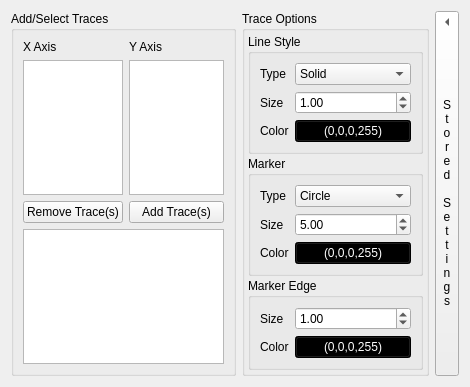
<?xml version="1.0" encoding="UTF-8"?>
<ui version="4.0">
 <class>ScatterPlotTraces</class>
 <widget class="QWidget" name="ScatterPlotTraces">
  <property name="geometry">
   <rect>
    <x>0</x>
    <y>0</y>
    <width>469</width>
    <height>360</height>
   </rect>
  </property>
  <property name="windowTitle">
   <string>Form</string>
  </property>
  <layout class="QHBoxLayout" name="horizontalLayout">
   <item>
    <widget class="QGroupBox" name="tracesGroupBox">
     <property name="sizePolicy">
      <sizepolicy hsizetype="Minimum" vsizetype="Expanding">
       <horstretch>0</horstretch>
       <verstretch>0</verstretch>
      </sizepolicy>
     </property>
     <property name="minimumSize">
      <size>
       <width>225</width>
       <height>0</height>
      </size>
     </property>
     <property name="maximumSize">
      <size>
       <width>16777215</width>
       <height>16777215</height>
      </size>
     </property>
     <property name="baseSize">
      <size>
       <width>100</width>
       <height>0</height>
      </size>
     </property>
     <property name="title">
      <string>Add/Select Traces</string>
     </property>
     <layout class="QGridLayout" name="gridLayout_6">
      <item row="0" column="0">
       <widget class="QLabel" name="xAxisLabel">
        <property name="sizePolicy">
         <sizepolicy hsizetype="Maximum" vsizetype="Preferred">
          <horstretch>0</horstretch>
          <verstretch>0</verstretch>
         </sizepolicy>
        </property>
        <property name="minimumSize">
         <size>
          <width>100</width>
          <height>0</height>
         </size>
        </property>
        <property name="text">
         <string>X Axis</string>
        </property>
       </widget>
      </item>
      <item row="1" column="0">
       <widget class="QListView" name="xAxisListView">
        <property name="sizePolicy">
         <sizepolicy hsizetype="Preferred" vsizetype="Preferred">
          <horstretch>0</horstretch>
          <verstretch>0</verstretch>
         </sizepolicy>
        </property>
        <property name="minimumSize">
         <size>
          <width>0</width>
          <height>0</height>
         </size>
        </property>
        <property name="horizontalScrollBarPolicy">
         <enum>Qt::ScrollBarAsNeeded</enum>
        </property>
        <property name="textElideMode">
         <enum>Qt::ElideRight</enum>
        </property>
       </widget>
      </item>
      <item row="1" column="1">
       <widget class="QListView" name="yAxisListView">
        <property name="sizePolicy">
         <sizepolicy hsizetype="Preferred" vsizetype="Preferred">
          <horstretch>0</horstretch>
          <verstretch>0</verstretch>
         </sizepolicy>
        </property>
        <property name="minimumSize">
         <size>
          <width>0</width>
          <height>0</height>
         </size>
        </property>
        <property name="editTriggers">
         <set>QAbstractItemView::NoEditTriggers</set>
        </property>
        <property name="selectionMode">
         <enum>QAbstractItemView::ExtendedSelection</enum>
        </property>
        <property name="selectionBehavior">
         <enum>QAbstractItemView::SelectItems</enum>
        </property>
       </widget>
      </item>
      <item row="3" column="0" colspan="2">
       <widget class="QTableView" name="traceTableView">
        <property name="sizePolicy">
         <sizepolicy hsizetype="Preferred" vsizetype="Preferred">
          <horstretch>0</horstretch>
          <verstretch>0</verstretch>
         </sizepolicy>
        </property>
        <property name="minimumSize">
         <size>
          <width>0</width>
          <height>0</height>
         </size>
        </property>
        <property name="contextMenuPolicy">
         <enum>Qt::CustomContextMenu</enum>
        </property>
        <property name="editTriggers">
         <set>QAbstractItemView::DoubleClicked</set>
        </property>
        <property name="alternatingRowColors">
         <bool>false</bool>
        </property>
        <property name="selectionMode">
         <enum>QAbstractItemView::ExtendedSelection</enum>
        </property>
        <property name="selectionBehavior">
         <enum>QAbstractItemView::SelectRows</enum>
        </property>
        <property name="textElideMode">
         <enum>Qt::ElideRight</enum>
        </property>
        <property name="sortingEnabled">
         <bool>true</bool>
        </property>
        <attribute name="horizontalHeaderDefaultSectionSize">
         <number>75</number>
        </attribute>
        <attribute name="verticalHeaderVisible">
         <bool>false</bool>
        </attribute>
       </widget>
      </item>
      <item row="0" column="1">
       <widget class="QLabel" name="yAxisLabel">
        <property name="sizePolicy">
         <sizepolicy hsizetype="Maximum" vsizetype="Preferred">
          <horstretch>0</horstretch>
          <verstretch>0</verstretch>
         </sizepolicy>
        </property>
        <property name="text">
         <string>Y Axis</string>
        </property>
       </widget>
      </item>
      <item row="2" column="1">
       <widget class="QPushButton" name="addTraceButton">
        <property name="sizePolicy">
         <sizepolicy hsizetype="Preferred" vsizetype="Fixed">
          <horstretch>0</horstretch>
          <verstretch>0</verstretch>
         </sizepolicy>
        </property>
        <property name="minimumSize">
         <size>
          <width>80</width>
          <height>0</height>
         </size>
        </property>
        <property name="text">
         <string>Add Trace(s)</string>
        </property>
       </widget>
      </item>
      <item row="2" column="0">
       <widget class="QPushButton" name="removeTraceButton">
        <property name="text">
         <string>Remove Trace(s)</string>
        </property>
       </widget>
      </item>
     </layout>
    </widget>
   </item>
   <item>
    <widget class="QGroupBox" name="traceOptionsGroupBox">
     <property name="sizePolicy">
      <sizepolicy hsizetype="Minimum" vsizetype="Minimum">
       <horstretch>0</horstretch>
       <verstretch>0</verstretch>
      </sizepolicy>
     </property>
     <property name="minimumSize">
      <size>
       <width>0</width>
       <height>0</height>
      </size>
     </property>
     <property name="maximumSize">
      <size>
       <width>16777215</width>
       <height>16777215</height>
      </size>
     </property>
     <property name="baseSize">
      <size>
       <width>300</width>
       <height>0</height>
      </size>
     </property>
     <property name="title">
      <string>Trace Options</string>
     </property>
     <layout class="QGridLayout" name="gridLayout_5" columnstretch="0">
      <property name="verticalSpacing">
       <number>2</number>
      </property>
      <property name="margin">
       <number>3</number>
      </property>
      <item row="0" column="0">
       <widget class="QGroupBox" name="groupBox">
        <property name="title">
         <string>Line Style</string>
        </property>
        <property name="flat">
         <bool>true</bool>
        </property>
        <layout class="QFormLayout" name="formLayout">
         <property name="fieldGrowthPolicy">
          <enum>QFormLayout::AllNonFixedFieldsGrow</enum>
         </property>
         <item row="0" column="0">
          <widget class="QLabel" name="label_16">
           <property name="text">
            <string>Type</string>
           </property>
          </widget>
         </item>
         <item row="0" column="1">
          <widget class="QComboBox" name="lineStyle">
           <property name="sizePolicy">
            <sizepolicy hsizetype="MinimumExpanding" vsizetype="Fixed">
             <horstretch>0</horstretch>
             <verstretch>0</verstretch>
            </sizepolicy>
           </property>
           <property name="minimumSize">
            <size>
             <width>75</width>
             <height>0</height>
            </size>
           </property>
           <property name="maximumSize">
            <size>
             <width>16777215</width>
             <height>16777215</height>
            </size>
           </property>
           <property name="currentIndex">
            <number>1</number>
           </property>
           <item>
            <property name="text">
             <string>None</string>
            </property>
           </item>
           <item>
            <property name="text">
             <string>Solid</string>
            </property>
           </item>
           <item>
            <property name="text">
             <string>Dashed</string>
            </property>
           </item>
           <item>
            <property name="text">
             <string>Dash Dot</string>
            </property>
           </item>
           <item>
            <property name="text">
             <string>Dotted</string>
            </property>
           </item>
          </widget>
         </item>
         <item row="1" column="0">
          <widget class="QLabel" name="label_13">
           <property name="text">
            <string>Size</string>
           </property>
          </widget>
         </item>
         <item row="1" column="1">
          <widget class="QDoubleSpinBox" name="lineWidth">
           <property name="minimumSize">
            <size>
             <width>55</width>
             <height>0</height>
            </size>
           </property>
           <property name="maximumSize">
            <size>
             <width>16777215</width>
             <height>16777215</height>
            </size>
           </property>
           <property name="value">
            <double>1.000000000000000</double>
           </property>
          </widget>
         </item>
         <item row="2" column="0">
          <widget class="QLabel" name="label_15">
           <property name="text">
            <string>Color</string>
           </property>
          </widget>
         </item>
         <item row="2" column="1">
          <widget class="QColorButton" name="lineColor">
           <property name="minimumSize">
            <size>
             <width>55</width>
             <height>0</height>
            </size>
           </property>
           <property name="maximumSize">
            <size>
             <width>16777215</width>
             <height>16777215</height>
            </size>
           </property>
           <property name="styleSheet">
            <string notr="true">background-color: rgb(0, 0, 0);
color: rgb(255, 255, 255);</string>
           </property>
           <property name="text">
            <string>(0,0,0,255)</string>
           </property>
          </widget>
         </item>
        </layout>
       </widget>
      </item>
      <item row="2" column="0">
       <widget class="QGroupBox" name="groupBox_3">
        <property name="title">
         <string>Marker Edge</string>
        </property>
        <property name="flat">
         <bool>true</bool>
        </property>
        <layout class="QFormLayout" name="formLayout_3">
         <property name="fieldGrowthPolicy">
          <enum>QFormLayout::AllNonFixedFieldsGrow</enum>
         </property>
         <item row="0" column="0">
          <widget class="QLabel" name="label_21">
           <property name="text">
            <string>Size</string>
           </property>
          </widget>
         </item>
         <item row="0" column="1">
          <widget class="QDoubleSpinBox" name="pointMarkerEdgeWidth">
           <property name="minimumSize">
            <size>
             <width>55</width>
             <height>0</height>
            </size>
           </property>
           <property name="maximumSize">
            <size>
             <width>16777215</width>
             <height>16777215</height>
            </size>
           </property>
           <property name="value">
            <double>1.000000000000000</double>
           </property>
          </widget>
         </item>
         <item row="1" column="0">
          <widget class="QLabel" name="label_20">
           <property name="text">
            <string>Color</string>
           </property>
          </widget>
         </item>
         <item row="1" column="1">
          <widget class="QColorButton" name="pointMarkerEdgeColor">
           <property name="minimumSize">
            <size>
             <width>55</width>
             <height>0</height>
            </size>
           </property>
           <property name="maximumSize">
            <size>
             <width>16777215</width>
             <height>16777215</height>
            </size>
           </property>
           <property name="styleSheet">
            <string notr="true">background-color: rgb(0, 0, 0);
color: rgb(255, 255, 255);</string>
           </property>
           <property name="text">
            <string>(0,0,0,255)</string>
           </property>
          </widget>
         </item>
        </layout>
       </widget>
      </item>
      <item row="1" column="0">
       <widget class="QGroupBox" name="groupBox_2">
        <property name="title">
         <string>Marker</string>
        </property>
        <property name="flat">
         <bool>true</bool>
        </property>
        <layout class="QFormLayout" name="formLayout_2">
         <property name="fieldGrowthPolicy">
          <enum>QFormLayout::AllNonFixedFieldsGrow</enum>
         </property>
         <item row="0" column="0">
          <widget class="QLabel" name="label_19">
           <property name="text">
            <string>Type</string>
           </property>
          </widget>
         </item>
         <item row="0" column="1">
          <widget class="QComboBox" name="pointMarker">
           <property name="sizePolicy">
            <sizepolicy hsizetype="Expanding" vsizetype="Fixed">
             <horstretch>0</horstretch>
             <verstretch>0</verstretch>
            </sizepolicy>
           </property>
           <property name="minimumSize">
            <size>
             <width>75</width>
             <height>0</height>
            </size>
           </property>
           <property name="maximumSize">
            <size>
             <width>16777215</width>
             <height>16777215</height>
            </size>
           </property>
           <property name="currentIndex">
            <number>3</number>
           </property>
           <property name="sizeAdjustPolicy">
            <enum>QComboBox::AdjustToContentsOnFirstShow</enum>
           </property>
           <item>
            <property name="text">
             <string>None</string>
            </property>
           </item>
           <item>
            <property name="text">
             <string>Point</string>
            </property>
           </item>
           <item>
            <property name="text">
             <string>Pixel</string>
            </property>
           </item>
           <item>
            <property name="text">
             <string>Circle</string>
            </property>
           </item>
           <item>
            <property name="text">
             <string>Triangle - Down</string>
            </property>
           </item>
           <item>
            <property name="text">
             <string>Triangle - Up</string>
            </property>
           </item>
           <item>
            <property name="text">
             <string>Triangle - Left</string>
            </property>
           </item>
           <item>
            <property name="text">
             <string>Triangle - Right</string>
            </property>
           </item>
           <item>
            <property name="text">
             <string>Y - Down</string>
            </property>
           </item>
           <item>
            <property name="text">
             <string>Y - Up</string>
            </property>
           </item>
           <item>
            <property name="text">
             <string>Y - Left</string>
            </property>
           </item>
           <item>
            <property name="text">
             <string>Y - Right</string>
            </property>
           </item>
           <item>
            <property name="text">
             <string>Square</string>
            </property>
           </item>
           <item>
            <property name="text">
             <string>Pentagon</string>
            </property>
           </item>
           <item>
            <property name="text">
             <string>Star</string>
            </property>
           </item>
           <item>
            <property name="text">
             <string>Hexagon 1</string>
            </property>
           </item>
           <item>
            <property name="text">
             <string>Hexagon 2</string>
            </property>
           </item>
           <item>
            <property name="text">
             <string>Plus</string>
            </property>
           </item>
           <item>
            <property name="text">
             <string>X</string>
            </property>
           </item>
           <item>
            <property name="text">
             <string>Diamond</string>
            </property>
           </item>
           <item>
            <property name="text">
             <string>Thin Diamond</string>
            </property>
           </item>
           <item>
            <property name="text">
             <string>Vertical Line</string>
            </property>
           </item>
           <item>
            <property name="text">
             <string>Horizontal Line</string>
            </property>
           </item>
          </widget>
         </item>
         <item row="1" column="0">
          <widget class="QLabel" name="label_18">
           <property name="text">
            <string>Size</string>
           </property>
          </widget>
         </item>
         <item row="1" column="1">
          <widget class="QDoubleSpinBox" name="pointMarkerSize">
           <property name="minimumSize">
            <size>
             <width>55</width>
             <height>0</height>
            </size>
           </property>
           <property name="maximumSize">
            <size>
             <width>16777215</width>
             <height>16777215</height>
            </size>
           </property>
           <property name="minimum">
            <double>0.000000000000000</double>
           </property>
           <property name="value">
            <double>5.000000000000000</double>
           </property>
          </widget>
         </item>
         <item row="2" column="0">
          <widget class="QLabel" name="label_17">
           <property name="text">
            <string>Color</string>
           </property>
          </widget>
         </item>
         <item row="2" column="1">
          <widget class="QColorButton" name="pointMarkerFaceColor">
           <property name="minimumSize">
            <size>
             <width>55</width>
             <height>0</height>
            </size>
           </property>
           <property name="maximumSize">
            <size>
             <width>16777215</width>
             <height>16777215</height>
            </size>
           </property>
           <property name="styleSheet">
            <string notr="true">background-color: rgb(0, 0, 0);
color: rgb(255, 255, 255);</string>
           </property>
           <property name="text">
            <string>(0,0,0,255)</string>
           </property>
          </widget>
         </item>
        </layout>
       </widget>
      </item>
     </layout>
    </widget>
   </item>
   <item>
    <widget class="QStoredSettingsButton" name="storedSettingsButton">
     <property name="sizePolicy">
      <sizepolicy hsizetype="Fixed" vsizetype="Expanding">
       <horstretch>0</horstretch>
       <verstretch>0</verstretch>
      </sizepolicy>
     </property>
     <property name="text">
      <string>S
t
o
r
e
d

S
e
t
t
i
n
g
s</string>
     </property>
     <property name="toolButtonStyle">
      <enum>Qt::ToolButtonTextUnderIcon</enum>
     </property>
     <property name="arrowType">
      <enum>Qt::LeftArrow</enum>
     </property>
    </widget>
   </item>
  </layout>
 </widget>
 <customwidgets>
  <customwidget>
   <class>QColorButton</class>
   <extends>QPushButton</extends>
   <header>gui/QColorButton</header>
   <slots>
    <slot>createColorDialog()</slot>
   </slots>
  </customwidget>
  <customwidget>
   <class>QStoredSettingsButton</class>
   <extends>QToolButton</extends>
   <header>gui/QStoredSettingsButton</header>
   <slots>
    <slot>toggleWidget()</slot>
   </slots>
  </customwidget>
 </customwidgets>
 <tabstops>
  <tabstop>xAxisListView</tabstop>
  <tabstop>yAxisListView</tabstop>
  <tabstop>addTraceButton</tabstop>
  <tabstop>traceTableView</tabstop>
  <tabstop>removeTraceButton</tabstop>
  <tabstop>lineStyle</tabstop>
  <tabstop>lineWidth</tabstop>
  <tabstop>lineColor</tabstop>
  <tabstop>pointMarker</tabstop>
  <tabstop>pointMarkerSize</tabstop>
  <tabstop>pointMarkerFaceColor</tabstop>
  <tabstop>pointMarkerEdgeWidth</tabstop>
  <tabstop>pointMarkerEdgeColor</tabstop>
 </tabstops>
 <resources/>
 <connections>
  <connection>
   <sender>addTraceButton</sender>
   <signal>clicked()</signal>
   <receiver>ScatterPlotTraces</receiver>
   <slot>addTracesToPlot()</slot>
   <hints>
    <hint type="sourcelabel">
     <x>158</x>
     <y>193</y>
    </hint>
    <hint type="destinationlabel">
     <x>233</x>
     <y>4</y>
    </hint>
   </hints>
  </connection>
  <connection>
   <sender>removeTraceButton</sender>
   <signal>clicked()</signal>
   <receiver>ScatterPlotTraces</receiver>
   <slot>deleteSelectedTraces()</slot>
   <hints>
    <hint type="sourcelabel">
     <x>81</x>
     <y>191</y>
    </hint>
    <hint type="destinationlabel">
     <x>118</x>
     <y>4</y>
    </hint>
   </hints>
  </connection>
  <connection>
   <sender>traceTableView</sender>
   <signal>customContextMenuRequested(QPoint)</signal>
   <receiver>ScatterPlotTraces</receiver>
   <slot>showTraceListMenu()</slot>
   <hints>
    <hint type="sourcelabel">
     <x>116</x>
     <y>259</y>
    </hint>
    <hint type="destinationlabel">
     <x>238</x>
     <y>347</y>
    </hint>
   </hints>
  </connection>
  <connection>
   <sender>lineColor</sender>
   <signal>clicked()</signal>
   <receiver>lineColor</receiver>
   <slot>createColorDialog()</slot>
   <hints>
    <hint type="sourcelabel">
     <x>376</x>
     <y>119</y>
    </hint>
    <hint type="destinationlabel">
     <x>345</x>
     <y>121</y>
    </hint>
   </hints>
  </connection>
  <connection>
   <sender>pointMarkerFaceColor</sender>
   <signal>clicked()</signal>
   <receiver>pointMarkerFaceColor</receiver>
   <slot>createColorDialog()</slot>
   <hints>
    <hint type="sourcelabel">
     <x>358</x>
     <y>232</y>
    </hint>
    <hint type="destinationlabel">
     <x>379</x>
     <y>243</y>
    </hint>
   </hints>
  </connection>
  <connection>
   <sender>pointMarkerEdgeColor</sender>
   <signal>clicked()</signal>
   <receiver>pointMarkerEdgeColor</receiver>
   <slot>createColorDialog()</slot>
   <hints>
    <hint type="sourcelabel">
     <x>340</x>
     <y>318</y>
    </hint>
    <hint type="destinationlabel">
     <x>378</x>
     <y>324</y>
    </hint>
   </hints>
  </connection>
  <connection>
   <sender>storedSettingsButton</sender>
   <signal>clicked()</signal>
   <receiver>storedSettingsButton</receiver>
   <slot>toggleWidget()</slot>
   <hints>
    <hint type="sourcelabel">
     <x>459</x>
     <y>107</y>
    </hint>
    <hint type="destinationlabel">
     <x>459</x>
     <y>122</y>
    </hint>
   </hints>
  </connection>
 </connections>
 <slots>
  <slot>addTracesToPlot()</slot>
  <slot>deleteSelectedTraces()</slot>
  <slot>showTraceListMenu()</slot>
 </slots>
</ui>
